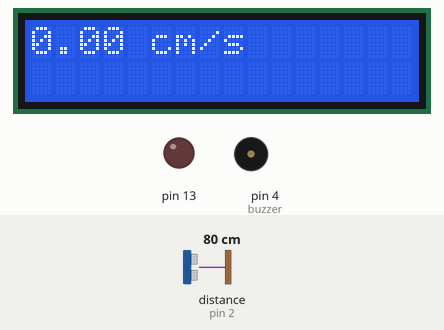
A sketch run on a simulated Arduino Nano, built with avr-gcc and run on an emulated ATmega328P. Shown: 16×2 character LCD, output pins drawn as LEDs (lit = HIGH), buzzer (waves = sounding). Wiring (from diagram.json): ultrasonic range finder: trigger pin 3; echo pin 2. The inputs (shaded band) are chosen by the test bench; at power-on: distance to the obstacle (sensor on pin 2) 80 cm. The echo pulse lasts 58.3 µs per cm; pins used as bus, display or sensor lines are not drawn; what the sketch prints to the serial monitor is not drawn.

Above: at 1.2 s.
1.3 s: distance to the obstacle (sensor on pin 2) set to 2 cm
At 1.9 s:
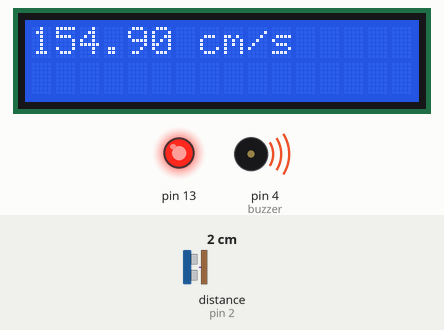
3.6 s: distance to the obstacle (sensor on pin 2) set to 4 cm
At 4.0 s:
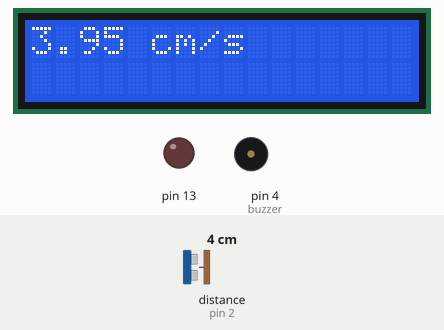
5.6 s: distance to the obstacle (sensor on pin 2) set to 9 cm
At 6.0 s:
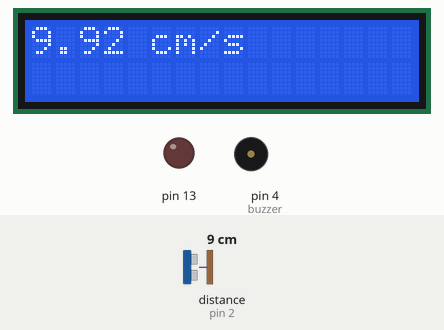
Timing chart, 0 to 8.6 s (numbered marks = the images above; inputs shaded):
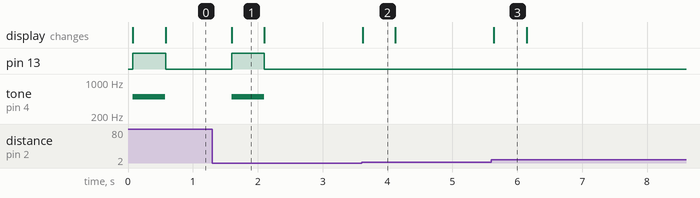

The sketch:

sketch.ino
```cpp
#define PIN_TRIG 3
#define PIN_ECHO 2
#include <LiquidCrystal.h>

LiquidCrystal lcd(12, 11, 10, 9, 8, 7);

void setup() {
  Serial.begin(115200);
  pinMode(PIN_TRIG, OUTPUT);
  pinMode(PIN_ECHO, INPUT);
  pinMode(13, OUTPUT);
  pinMode(4, OUTPUT);
  lcd.begin(16, 2);
}

long getDistance() {
  digitalWrite(PIN_TRIG, LOW);
  delayMicroseconds(2);
  digitalWrite(PIN_TRIG, HIGH);
  delayMicroseconds(10);
  digitalWrite(PIN_TRIG, LOW);

  // Calculate distance
  long duration = pulseIn(PIN_ECHO, HIGH);
  long distance = duration / 58;  // distance in cm
  return distance;
}

void loop() {
  static long previousDistance = 0;
  static long previousMillis = 0;

  long currentMillis = millis();
  long currentDistance = getDistance();

  // Calculate time and distance difference
  long deltaT = currentMillis - previousMillis;
  long deltaD = currentDistance - previousDistance;

  // Update previous values
  previousDistance = currentDistance;
  previousMillis = currentMillis;

  // Calculate speed in cm/s
  if (deltaT > 0) {
    float speed = (deltaD * 1000.0) / deltaT; // speed in cm/s
    Serial.print("Speed in cm/s: ");
    Serial.println(abs(speed));

    lcd.clear();
    lcd.print(abs(speed));
    lcd.print(" cm/s");

    // LED indicator for high speed
    if (abs(speed) > 50) {
      digitalWrite(13, HIGH);
      tone(4,500,500);
    } else {
      digitalWrite(13, LOW);
    }

  }

  delay(500);  // Delay for stability
}
```

Measured:
- after the input at 1.3 s, pin 13: LOW → HIGH after 0.30 s, → LOW 0.50 s later; tone on pin 4 (buzzer): silent → 500 Hz after 0.30 s, → silent 0.50 s later; the display: changes after 0.30 s (image 1)
- after the input at 3.6 s, the display: changes at once (image 2)
- after the input at 5.6 s, the display: changes at once (image 3)
- what the display in image 1 shows lasts 0.5 s, from 1.6 s to 2.1 s
